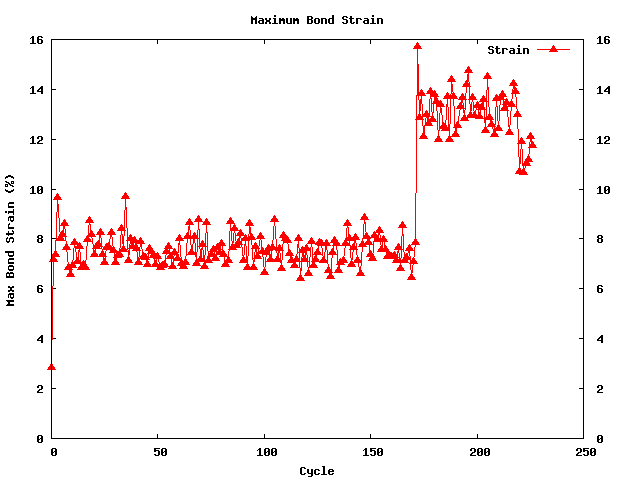

Source code (gnuplot):

	set origin 0,0
	set style data points
	set style function lines
	set tics in
	set ticslevel 0.5
	set tics scale 1,0.5
	set mxtics default
	set mytics default
	set mx2tics default
	set my2tics default
	set xtics border mirror norotate 
	set ytics border nomirror norotate 
	set nox2tics
	set y2tics border nomirror norotate 
	set timestamp "" bottom norotate offset 0.0,0.0 font ""
	set xrange [ 0 : * ] noreverse nowriteback  # (currently [-10:10] )
	set x2range [ * : * ] noreverse nowriteback  # (currently [-10:10] )
	set yrange [ 0 : * ] noreverse nowriteback  # (currently [-10:10] )
	set y2range [ * : * ] noreverse nowriteback  # (currently [-10:10] )

    
	set term png
	set output 'bondStrainVsCycle.png'

	set title "Maximum Bond Strain"
	set timestamp "" bottom norotate offset 0.0,0.0 font ""
	set xlabel "Cycle"
	set x2label ""
	set ylabel "Max Bond Strain (%)"
	set y2label ""

	plot "strainEnergy.txt" using 1:3 title "Strain" with linespoints pt 9

	set term gif
	set output 'bondStrainVsCycle.gif'
	replot
    
